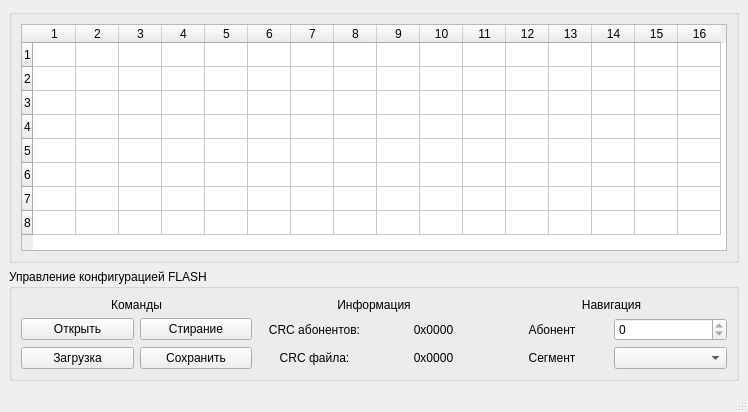
<?xml version="1.0" encoding="UTF-8"?>
<ui version="4.0">
 <class>eepromwidget</class>
 <widget class="QMainWindow" name="eepromwidget">
  <property name="geometry">
   <rect>
    <x>0</x>
    <y>0</y>
    <width>748</width>
    <height>412</height>
   </rect>
  </property>
  <property name="windowTitle">
   <string>Настройка EEPROM</string>
  </property>
  <widget class="QWidget" name="centralwidget">
   <layout class="QGridLayout" name="gridLayout">
    <item row="0" column="0">
     <widget class="QGroupBox" name="gbFlashData">
      <property name="title">
       <string/>
      </property>
      <layout class="QGridLayout" name="gridLayout_3">
       <item row="0" column="0">
        <layout class="QVBoxLayout" name="sul_flash_layout">
         <item>
          <widget class="QTableWidget" name="eepromTable">
           <attribute name="horizontalHeaderDefaultSectionSize">
            <number>43</number>
           </attribute>
           <attribute name="verticalHeaderDefaultSectionSize">
            <number>24</number>
           </attribute>
           <row>
            <property name="text">
             <string>1</string>
            </property>
           </row>
           <row>
            <property name="text">
             <string>2</string>
            </property>
           </row>
           <row>
            <property name="text">
             <string>3</string>
            </property>
           </row>
           <row>
            <property name="text">
             <string>4</string>
            </property>
           </row>
           <row>
            <property name="text">
             <string>5</string>
            </property>
           </row>
           <row>
            <property name="text">
             <string>6</string>
            </property>
           </row>
           <row>
            <property name="text">
             <string>7</string>
            </property>
           </row>
           <row>
            <property name="text">
             <string>8</string>
            </property>
           </row>
           <column>
            <property name="text">
             <string>1</string>
            </property>
           </column>
           <column>
            <property name="text">
             <string>2</string>
            </property>
           </column>
           <column>
            <property name="text">
             <string>3</string>
            </property>
           </column>
           <column>
            <property name="text">
             <string>4</string>
            </property>
           </column>
           <column>
            <property name="text">
             <string>5</string>
            </property>
           </column>
           <column>
            <property name="text">
             <string>6</string>
            </property>
           </column>
           <column>
            <property name="text">
             <string>7</string>
            </property>
           </column>
           <column>
            <property name="text">
             <string>8</string>
            </property>
           </column>
           <column>
            <property name="text">
             <string>9</string>
            </property>
           </column>
           <column>
            <property name="text">
             <string>10</string>
            </property>
           </column>
           <column>
            <property name="text">
             <string>11</string>
            </property>
           </column>
           <column>
            <property name="text">
             <string>12</string>
            </property>
           </column>
           <column>
            <property name="text">
             <string>13</string>
            </property>
           </column>
           <column>
            <property name="text">
             <string>14</string>
            </property>
           </column>
           <column>
            <property name="text">
             <string>15</string>
            </property>
           </column>
           <column>
            <property name="text">
             <string>16</string>
            </property>
           </column>
          </widget>
         </item>
        </layout>
       </item>
      </layout>
     </widget>
    </item>
    <item row="1" column="0">
     <widget class="QGroupBox" name="groupBox_21">
      <property name="title">
       <string>Управление конфигурацией FLASH</string>
      </property>
      <layout class="QGridLayout" name="gridLayout_2">
       <item row="0" column="0">
        <layout class="QGridLayout" name="gridLayout_5">
         <property name="spacing">
          <number>6</number>
         </property>
         <item row="0" column="0" colspan="2">
          <widget class="QLabel" name="label_30">
           <property name="text">
            <string>Команды</string>
           </property>
           <property name="alignment">
            <set>Qt::AlignCenter</set>
           </property>
          </widget>
         </item>
         <item row="0" column="2" colspan="2">
          <widget class="QLabel" name="label_24">
           <property name="text">
            <string>Информация</string>
           </property>
           <property name="alignment">
            <set>Qt::AlignCenter</set>
           </property>
          </widget>
         </item>
         <item row="1" column="2">
          <widget class="QLabel" name="label_25">
           <property name="text">
            <string>CRC абонентов:</string>
           </property>
           <property name="alignment">
            <set>Qt::AlignCenter</set>
           </property>
           <property name="wordWrap">
            <bool>true</bool>
           </property>
          </widget>
         </item>
         <item row="2" column="4">
          <widget class="QLabel" name="label_22">
           <property name="text">
            <string>Сегмент</string>
           </property>
           <property name="alignment">
            <set>Qt::AlignCenter</set>
           </property>
          </widget>
         </item>
         <item row="0" column="4" colspan="2">
          <widget class="QLabel" name="label_29">
           <property name="text">
            <string>Навигация</string>
           </property>
           <property name="alignment">
            <set>Qt::AlignCenter</set>
           </property>
          </widget>
         </item>
         <item row="1" column="5">
          <widget class="QSpinBox" name="spbFlashAbonentNumber">
           <property name="minimum">
            <number>0</number>
           </property>
           <property name="maximum">
            <number>0</number>
           </property>
           <property name="value">
            <number>0</number>
           </property>
          </widget>
         </item>
         <item row="2" column="3">
          <widget class="QLabel" name="lblFileCRC">
           <property name="font">
            <font>
             <weight>50</weight>
             <bold>false</bold>
            </font>
           </property>
           <property name="text">
            <string>0x0000</string>
           </property>
           <property name="alignment">
            <set>Qt::AlignCenter</set>
           </property>
          </widget>
         </item>
         <item row="1" column="4">
          <widget class="QLabel" name="label_33">
           <property name="text">
            <string>Абонент</string>
           </property>
           <property name="alignment">
            <set>Qt::AlignCenter</set>
           </property>
          </widget>
         </item>
         <item row="1" column="3">
          <widget class="QLabel" name="lblHwCRC">
           <property name="font">
            <font>
             <weight>50</weight>
             <bold>false</bold>
            </font>
           </property>
           <property name="text">
            <string>0x0000</string>
           </property>
           <property name="alignment">
            <set>Qt::AlignCenter</set>
           </property>
          </widget>
         </item>
         <item row="1" column="1">
          <widget class="QPushButton" name="btnFlashErase">
           <property name="text">
            <string>Стирание</string>
           </property>
          </widget>
         </item>
         <item row="2" column="1">
          <widget class="QPushButton" name="btnFlashSave">
           <property name="text">
            <string>Сохранить</string>
           </property>
          </widget>
         </item>
         <item row="1" column="0">
          <widget class="QPushButton" name="btnFlashFileOpen">
           <property name="text">
            <string>Открыть</string>
           </property>
          </widget>
         </item>
         <item row="2" column="0">
          <widget class="QPushButton" name="btnFlashLoad">
           <property name="text">
            <string>Загрузка</string>
           </property>
          </widget>
         </item>
         <item row="2" column="2">
          <widget class="QLabel" name="label_27">
           <property name="text">
            <string>CRC файла:</string>
           </property>
           <property name="alignment">
            <set>Qt::AlignCenter</set>
           </property>
           <property name="wordWrap">
            <bool>true</bool>
           </property>
          </widget>
         </item>
         <item row="2" column="5">
          <widget class="QComboBox" name="cbFlashSegmentName"/>
         </item>
        </layout>
       </item>
      </layout>
     </widget>
    </item>
   </layout>
  </widget>
  <widget class="QMenuBar" name="menubar">
   <property name="geometry">
    <rect>
     <x>0</x>
     <y>0</y>
     <width>748</width>
     <height>21</height>
    </rect>
   </property>
  </widget>
  <widget class="QStatusBar" name="statusbar"/>
 </widget>
 <resources/>
 <connections/>
</ui>
